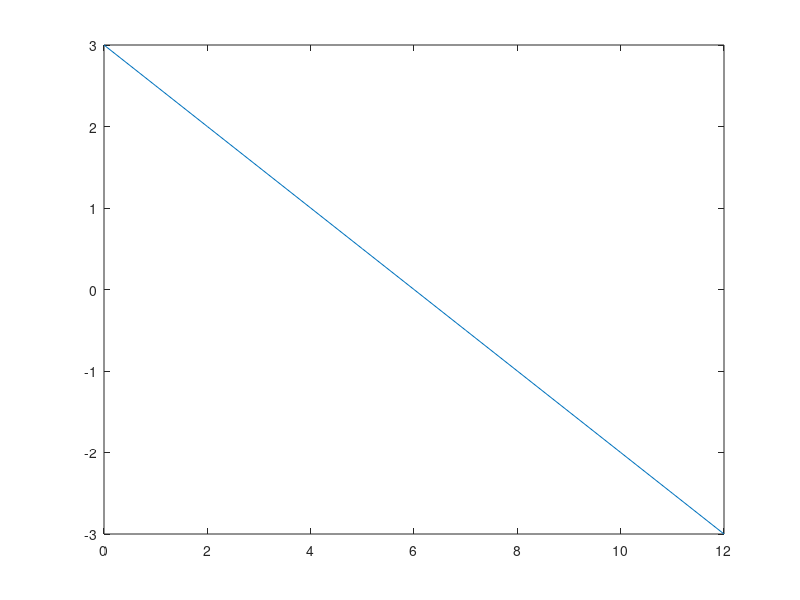

Recreate this plot in MATLAB.
v = 4
w = 7
v = 9
a = [2 -1 0 3 9]
a = [1 2 3 4 5 6 7]
a = [1:7]
a = [1:1:7]
a = [1:7.5]
a = [1:0.5:7]
a = [-5:-1]
a = [-1:-5]
a = [-1:-1:-5]

sqrt(9)
length(a)

A = [1 2; 3 4]
A = [1 2 3; 4 5 6]

A = zeros(2,2)
A = zeros(2)
A = zeros(2,3)
A = ones(3)
A = eye(3)

help

size(A)
size(A, 1)
size(A,2)

clear a
clear v w
clear clear all

clc

M = [2 3 4 5; 7 -1 0 9; 0 4 -1 -2]
M(1,2)
M(1:2, 1:4)
M(2,2:4)
M(2:3, [1 4])
M([1 3], [1 4])
size(M)
size(M,1)
size(M,2)

x = 0
y = (12-((2)*(x)))/(4 ) 
plot(x,y)

x = 0:12
y = (12-((2)*(x)))/4
plot(x,y)

A = [2 4; 3 2]
b = [12; 12]
x = ((inv(A))*b)

A = [4 1 3; 2 6 7; 3 1 8]

sort(A)
sort(A,2)
sort(A,'descend')
sort(A,2 ,"descend")